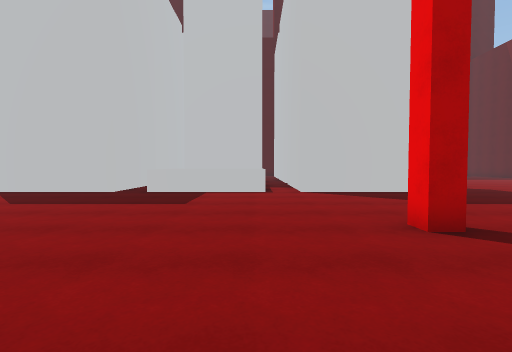
view 1 (above)

24 first-person views from a walk through a scene from a Unity 3-D project. The camera is 1.3 m above the floor, tilts 2° down and sees 85° across. The floor is counted in squares, 1.5 m on a side. Each view is taken from the middle of a square. On the plan, view 1 faces up. The plan holds only what a view shows up to about 11 squares ahead; the rest is blank. The place goes on beyond the plan. The player character is not drawn. Some animated figures are not drawn.

view 2
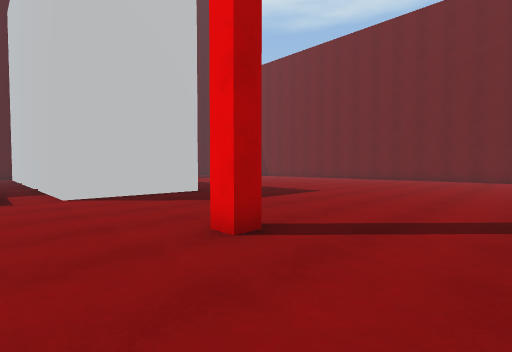

view 3
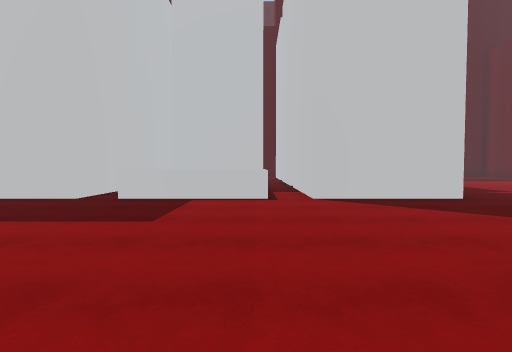

view 4
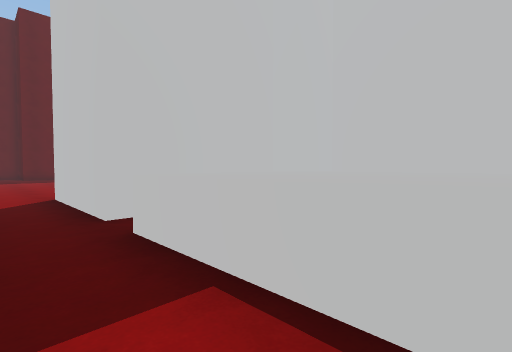

view 5
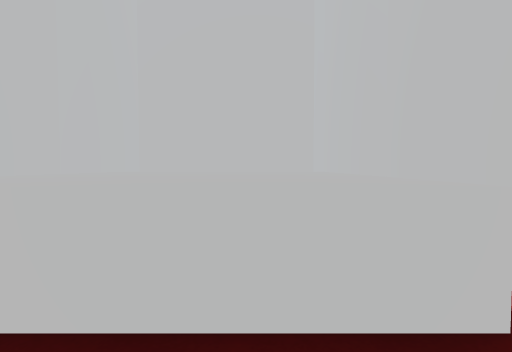

view 6
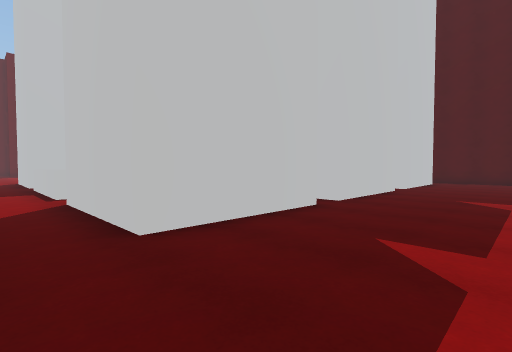

view 7
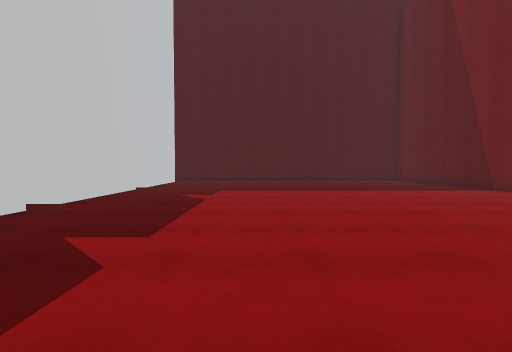

view 8
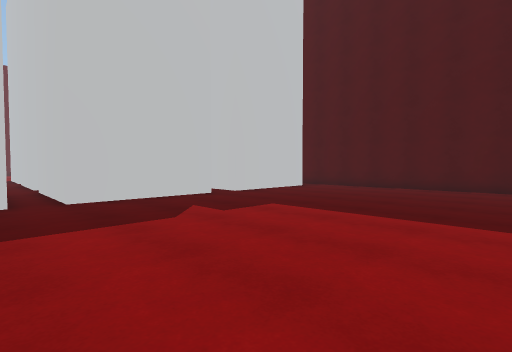

view 9
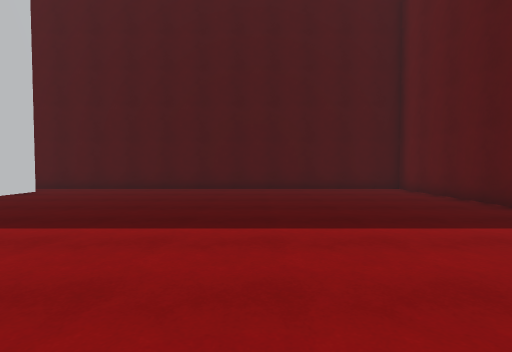

view 10
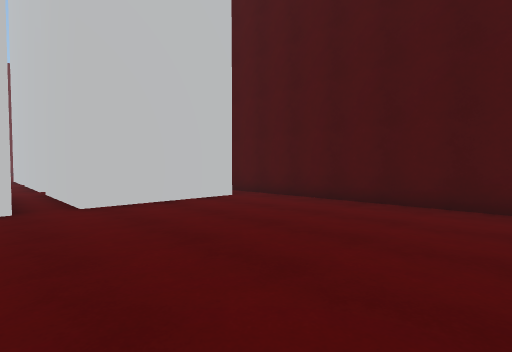

view 11
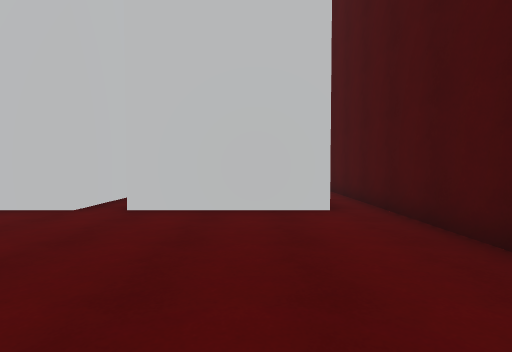

view 12
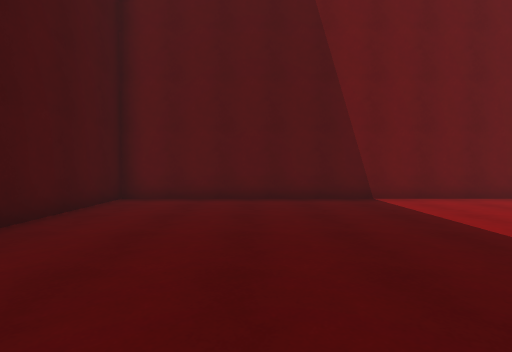

view 13
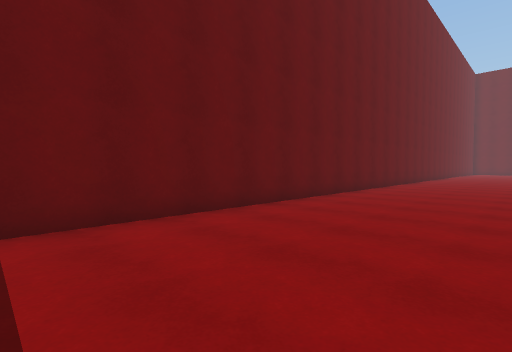

view 14
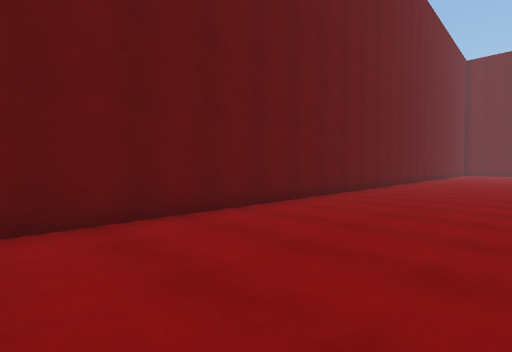

view 15
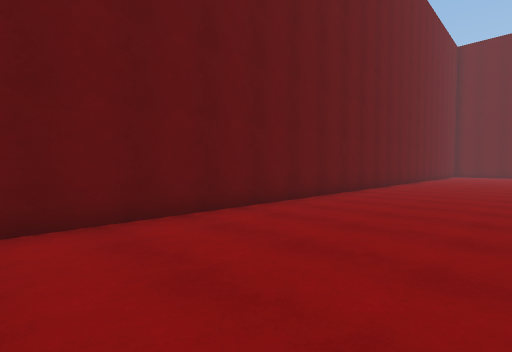

view 16
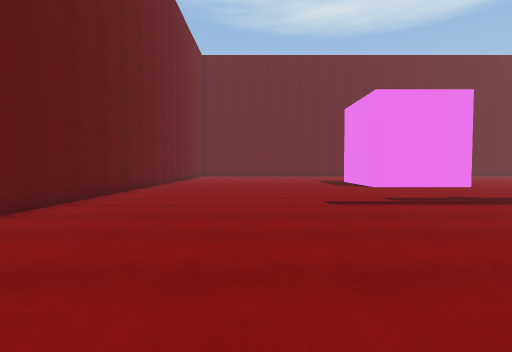

view 17
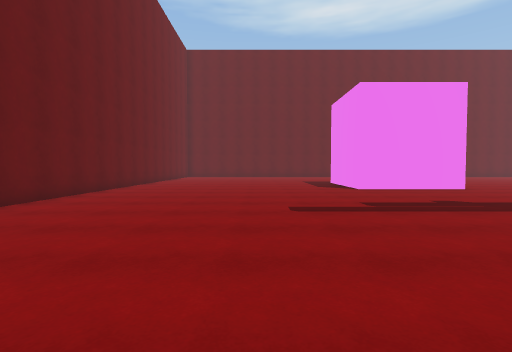

view 18
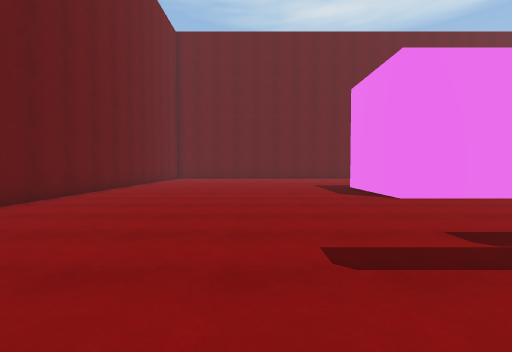

view 19
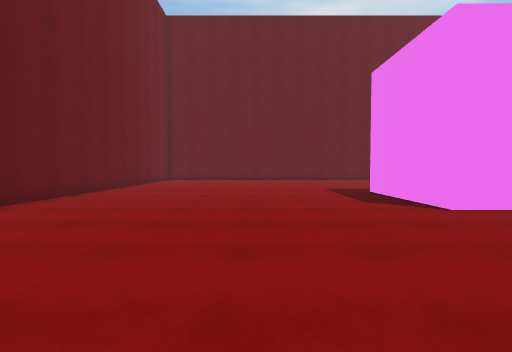

view 20
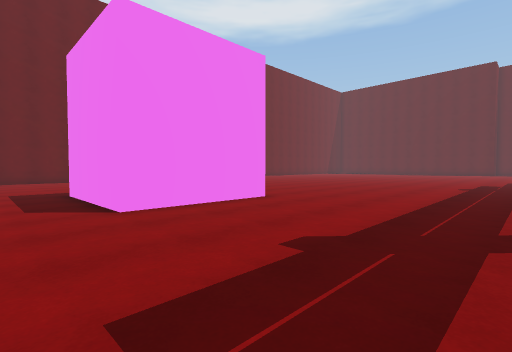

view 21
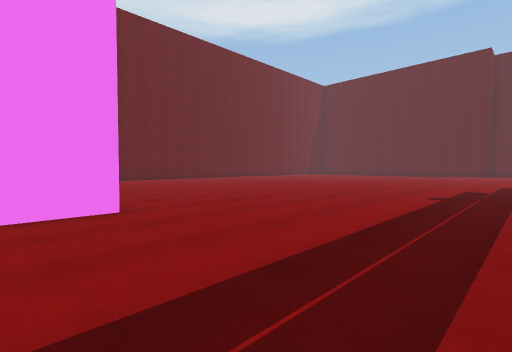

view 22
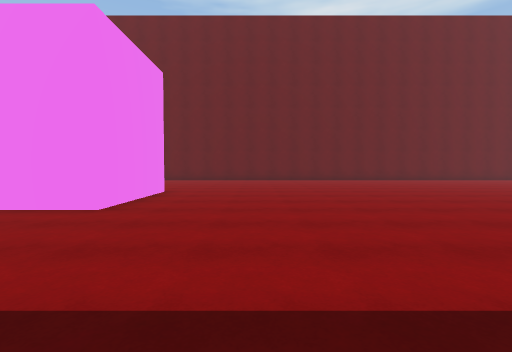

view 23
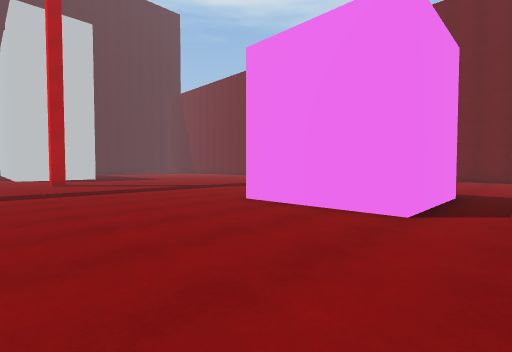

view 24
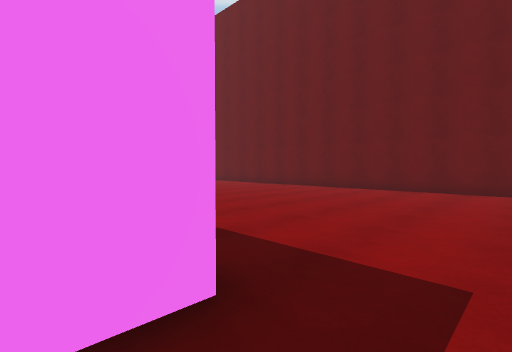

### Floor plan
Key: @ floor where view 1 was taken; # wall or solid block; . floor; ^ raised ledge.
Columns run from 5 left of view 1 to 19 right of it. Each row starts with its distance up from view 1.
 25       ###################
 24         ................#
 23           #.............#
 22           #.............#
 21           #.............#
 20    ### ####.............#
 19    .....................#
 18        ####.............#
 17 #      #  #.............#
 16 #     .#  #.............#
 15 # ####.####.............#
 14     ....................#
 13 #.^^^^.#  #.............#
 12 #.^^^^.#  #.............#
 11 #.^^^^.#  #.............#
 10 #.^^^^.####....... .....#
  9 .................  .....#
  8 ................   .....#
  7 ................   .....#
  6 .................  .....#
  5 ........................#
  4  .......#...............#
  3   ......................#
  2    .....................#
  1     ....................#
  0   ...@..................#
 -1 ........................#
 -2 ........................#
 -3 ........................#
 -4 ........................#
 -5  .......................#
 -6  .........#####.........#
 -7  .........#   #.........#
 -8 ..........#   #.........#
 -9 ..........#####.........#
-10 ........................#
-11 ........................#

Where each view was taken, in squares from view 1:
view 1: 0 up, 0 right, facing up
view 2: 1 up, 0 right, facing up-right
view 3: 2 up, 0 right, facing up
view 4: 8 up, 0 right, facing up-left
view 5: 8 up, 1 left, facing up
view 6: 8 up, 9 right, facing up-left
view 7: 8 up, 10 right, facing up
view 8: 13 up, 13 right, facing up-left
view 9: 14 up, 13 right, facing up
view 10: 18 up, 12 right, facing up-left
view 11: 22 up, 11 right, facing left
view 12: 21 up, 11 right, facing right
view 13: 18 up, 14 right, facing down-right
view 14: 13 up, 14 right, facing down-right
view 15: 9 up, 14 right, facing down-right
view 16: 6 up, 14 right, facing down
view 17: 5 up, 13 right, facing down
view 18: 2 up, 13 right, facing down
view 19: 0 up, 13 right, facing down
view 20: 0 up, 11 right, facing down-left
view 21: 0 up, 7 right, facing down-left
view 22: 0 up, 2 right, facing down
view 23: 11 down, 0 right, facing up-right
view 24: 11 down, 8 right, facing up-right
